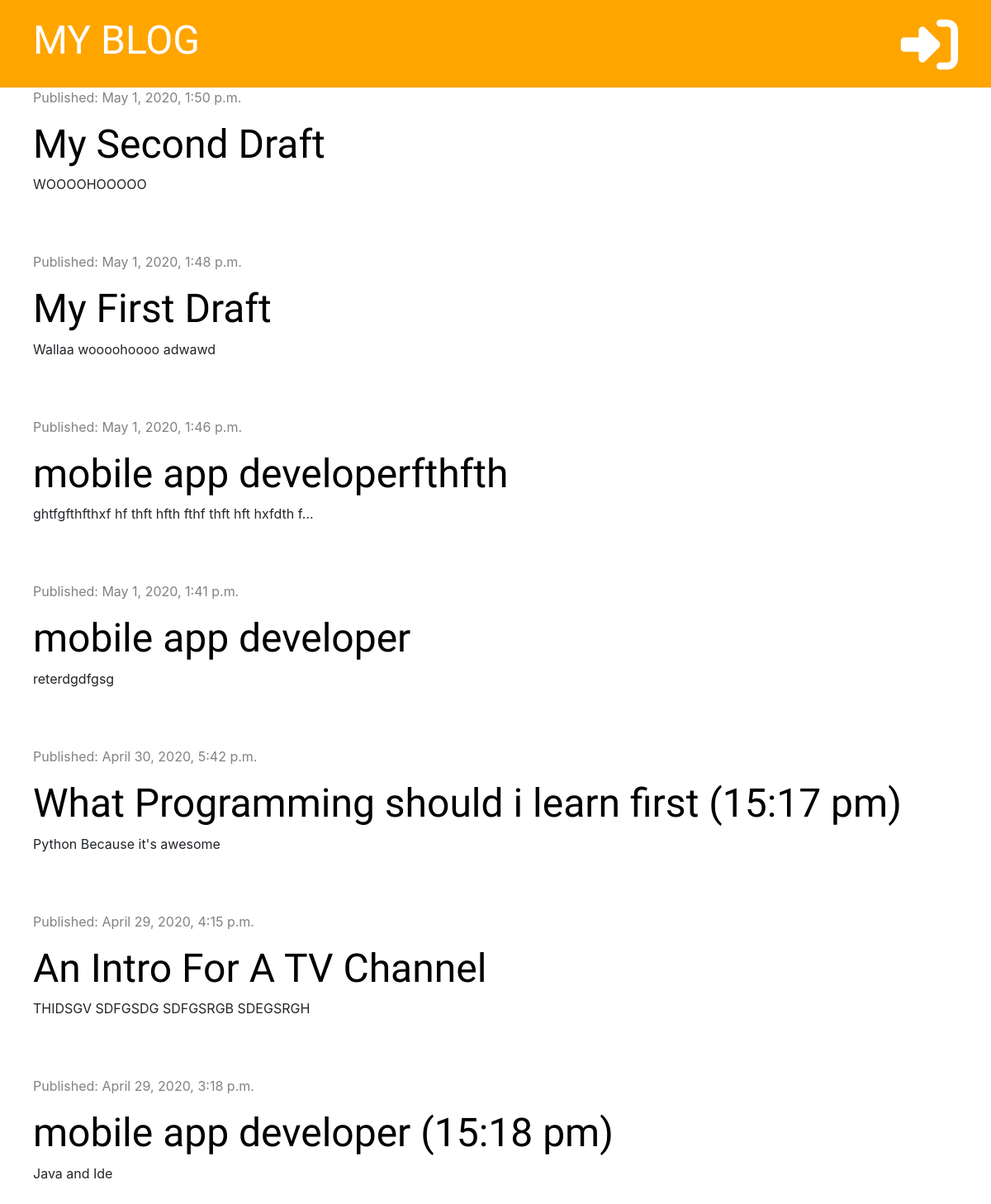
The page / on the database its author committed.
### bolg/models.py (models this page shows, shortened)
class Post(models.Model):
    author =  models.ForeignKey('auth.User', on_delete=models.CASCADE)
    title = models.CharField(max_length=200)
    text = models.TextField()
    created_date = models.DateTimeField(default=timezone.now)
    published_date = models.DateTimeField(blank=True, null=True)

### bolg/views.py (the view)
# urls.py: path('', views.post_list, name='post_list'),
def post_list(request):
    posts = Post.objects.filter(published_date__lte=timezone.now()).order_by('-published_date')
    stuff_for_frontend = {'posts': posts}
    return render(request, 'bolg/post_list.html', stuff_for_frontend)

### bolg/templates/bolg/post_list.html (shortened to what this page needs)
{% extends 'bolg/base.html' %}
{% block content %}
    {% for post in posts %}
        <div class="post">
            <div class="date">
                <p>Published: {{ post.published_date }}</p>
            </div>
                <h1><a href="{% url 'post_detail' pk=post.pk %}">{{ post.title }}</a></h1>
                <p>{{ post.text|truncatechars:50|linebreaksbr }}</p>
        </div>
    {% endfor %}
{% endblock %}

### bolg/static/css/bolg.css (style rules this page uses)
h1, h2, h3, h4 { font-family: 'Tangerine', 'Inconsolata', 'Droid Sans', serif; font-size: 48px; }
.date { color: #828282; }
.post { margin-bottom: 70px; }
.post h1 a { color: black; }

### rows shown on the page
Post: published_date "May 1, 2020, 1:50 p.m.", title "My Second Draft", text "WOOOOHOOOOO"
Post: published_date "May 1, 2020, 1:48 p.m.", title "My First Draft", text "Wallaa woooohoooo adwawd"
Post: published_date "May 1, 2020, 1:46 p.m.", title "mobile app developerfthfth", text "ghtfgfthfthxf hf thft hfth fthf thft hft hxfdth f…"
Post: published_date "May 1, 2020, 1:41 p.m.", title "mobile app developer", text "reterdgdfgsg"
Post: published_date "April 30, 2020, 5:42 p.m.", title "What Programming should i learn first (15:17 pm)", text "Python Because it's awesome"
Post: published_date "April 29, 2020, 4:15 p.m.", title "An Intro For A TV Channel", text "THIDSGV SDFGSDG SDFGSRGB SDEGSRGH"
Post: published_date "April 29, 2020, 3:18 p.m.", title "mobile app developer (15:18 pm)", text "Java and Ide"
